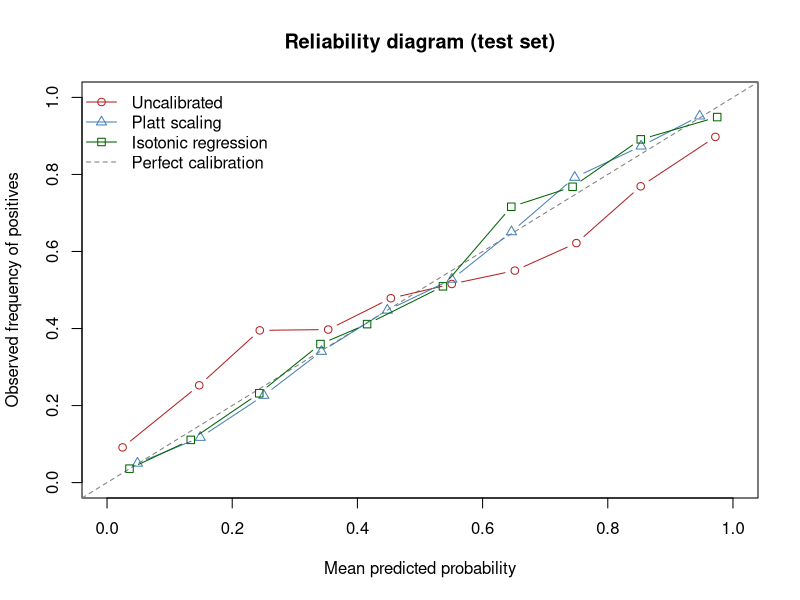

This chart was generated by the following R code:
## ---- chunk 1
methods_tbl <- data.frame(
  Method = c("Platt scaling", "Isotonic regression", "Temperature scaling"),
  Form = c("Logistic sigmoid g(s)=1/(1+exp(As+B))",
           "Monotone step function (PAV)",
           "Softmax with logits/T"),
  Parameters = c("2 (A, B)", "Non-parametric", "1 (T)"),
  `Data appetite` = c("Small", "Large", "Very small"),
  `Best for` = c("Smooth sigmoidal distortion (SVM, boosting)",
                 "Arbitrary monotone distortion, ample data",
                 "Confidence inflation in neural nets"),
  check.names = FALSE
)
knitr::kable(
  methods_tbl,
  caption = "Recalibration methods compared by functional form, parameter count, data requirements, and typical use case."
)
## ---- chunk 2
set.seed(1301)

# Simulate a binary problem with two informative features.
n <- 9000
x1 <- rnorm(n)
x2 <- rnorm(n)
lin <- -0.4 + 1.6 * x1 - 1.2 * x2          # true log-odds
p_true <- 1 / (1 + exp(-lin))               # true P(Y=1 | x)
y <- rbinom(n, size = 1, prob = p_true)

# Three-way split: train / calibration / test.
idx <- sample(rep(c("train", "calib", "test"), length.out = n))
train <- idx == "train"
calib <- idx == "calib"
test  <- idx == "test"

dat <- data.frame(x1 = x1, x2 = x2, y = y)

# Fit an honest logistic model, then DELIBERATELY distort its
# probabilities to mimic an over-confident classifier. Squaring the
# odds ratio pushes probabilities toward 0 and 1 while preserving rank.
fit <- glm(y ~ x1 + x2, data = dat[train, ], family = binomial())

raw_logodds <- predict(fit, newdata = dat, type = "link")
overconf_logodds <- 1.8 * raw_logodds       # inflate confidence
p_model <- 1 / (1 + exp(-overconf_logodds))  # over-confident scores

# Helper: Brier score.
brier <- function(p, y) mean((p - y)^2)

# Helper: expected calibration error with equal-width bins.
ece <- function(p, y, bins = 10) {
  edges <- seq(0, 1, length.out = bins + 1)
  b <- findInterval(p, edges, rightmost.closed = TRUE, all.inside = TRUE)
  tot <- 0
  for (k in seq_len(bins)) {
    in_k <- b == k
    if (any(in_k)) {
      tot <- tot + (sum(in_k) / length(p)) * abs(mean(y[in_k]) - mean(p[in_k]))
    }
  }
  tot
}

# Helper: reliability-diagram coordinates (equal-width bins).
reliability <- function(p, y, bins = 10) {
  edges <- seq(0, 1, length.out = bins + 1)
  b <- findInterval(p, edges, rightmost.closed = TRUE, all.inside = TRUE)
  mp <- tapply(p, b, mean)
  my <- tapply(y, b, mean)
  cnt <- tapply(y, b, length)
  data.frame(mean_pred = as.numeric(mp),
             obs_freq = as.numeric(my),
             count = as.numeric(cnt))
}
## ---- chunk 3
# --- Platt scaling: logistic regression of y on the model's log-odds. ---
platt_input <- overconf_logodds            # use the (distorted) log-odds as feature
platt_df <- data.frame(s = platt_input[calib], y = dat$y[calib])
platt_fit <- glm(y ~ s, data = platt_df, family = binomial())
p_platt <- predict(platt_fit,
                   newdata = data.frame(s = platt_input),
                   type = "response")

# --- Isotonic regression via base R isoreg, fit on the calibration set. ---
# isoreg expects inputs sorted by x; we fit on calib, then interpolate to all.
oc <- order(p_model[calib])
iso <- isoreg(p_model[calib][oc], dat$y[calib][oc])
# Build a monotone step interpolation function from the fitted values.
iso_map <- approxfun(iso$x, iso$yf, method = "constant",
                     rule = 2, ties = "ordered")
p_iso <- iso_map(p_model)

# Collect test-set metrics for every version of the probabilities.
metric_table <- data.frame(
  Model = c("Uncalibrated", "Platt scaling", "Isotonic regression"),
  Brier = c(brier(p_model[test], dat$y[test]),
            brier(p_platt[test], dat$y[test]),
            brier(p_iso[test],  dat$y[test])),
  ECE = c(ece(p_model[test], dat$y[test]),
          ece(p_platt[test], dat$y[test]),
          ece(p_iso[test],  dat$y[test]))
)
metric_table$Brier <- round(metric_table$Brier, 4)
metric_table$ECE   <- round(metric_table$ECE, 4)
## ---- chunk 4
knitr::kable(
  metric_table,
  caption = "Test-set Brier score and expected calibration error (ECE) for the uncalibrated over-confident model versus Platt scaling and isotonic regression. Lower is better for both metrics."
)
## ---- chunk 5
rel_raw   <- reliability(p_model[test], dat$y[test])
rel_platt <- reliability(p_platt[test], dat$y[test])
rel_iso   <- reliability(p_iso[test],  dat$y[test])

plot(NA, xlim = c(0, 1), ylim = c(0, 1),
     xlab = "Mean predicted probability",
     ylab = "Observed frequency of positives",
     main = "Reliability diagram (test set)")
abline(0, 1, lty = 2, col = "grey50")
lines(rel_raw$mean_pred,   rel_raw$obs_freq,   type = "b", pch = 1, col = "firebrick")
lines(rel_platt$mean_pred, rel_platt$obs_freq, type = "b", pch = 2, col = "steelblue")
lines(rel_iso$mean_pred,   rel_iso$obs_freq,   type = "b", pch = 0, col = "darkgreen")
legend("topleft", bty = "n",
       legend = c("Uncalibrated", "Platt scaling", "Isotonic regression",
                  "Perfect calibration"),
       col = c("firebrick", "steelblue", "darkgreen", "grey50"),
       pch = c(1, 2, 0, NA), lty = c(1, 1, 1, 2))
